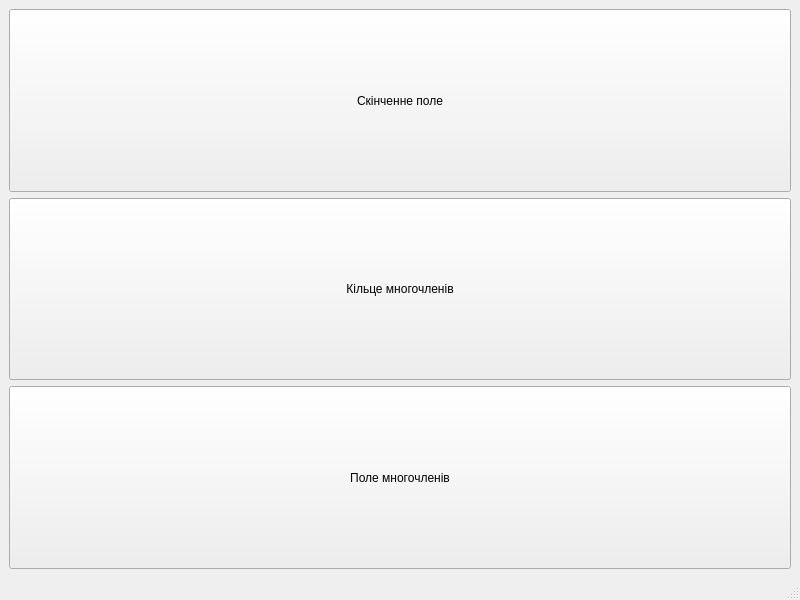
<?xml version="1.0" encoding="UTF-8"?>
<ui version="4.0">
 <class>MainWindow</class>
 <widget class="QMainWindow" name="MainWindow">
  <property name="geometry">
   <rect>
    <x>0</x>
    <y>0</y>
    <width>800</width>
    <height>600</height>
   </rect>
  </property>
  <property name="windowTitle">
   <string>MainWindow</string>
  </property>
  <widget class="QWidget" name="centralwidget">
   <layout class="QVBoxLayout" name="verticalLayout">
    <item>
     <widget class="QPushButton" name="pushButton_FiniteField">
      <property name="sizePolicy">
       <sizepolicy hsizetype="Minimum" vsizetype="Preferred">
        <horstretch>0</horstretch>
        <verstretch>0</verstretch>
       </sizepolicy>
      </property>
      <property name="text">
       <string>Скінченне поле</string>
      </property>
     </widget>
    </item>
    <item>
     <widget class="QPushButton" name="pushButton_PolynomialRings">
      <property name="sizePolicy">
       <sizepolicy hsizetype="Minimum" vsizetype="Preferred">
        <horstretch>0</horstretch>
        <verstretch>0</verstretch>
       </sizepolicy>
      </property>
      <property name="text">
       <string>Кільце многочленів</string>
      </property>
     </widget>
    </item>
    <item>
     <widget class="QPushButton" name="pushButton_3">
      <property name="sizePolicy">
       <sizepolicy hsizetype="Minimum" vsizetype="Preferred">
        <horstretch>0</horstretch>
        <verstretch>0</verstretch>
       </sizepolicy>
      </property>
      <property name="text">
       <string>Поле многочленів</string>
      </property>
     </widget>
    </item>
   </layout>
  </widget>
  <widget class="QMenuBar" name="menubar">
   <property name="geometry">
    <rect>
     <x>0</x>
     <y>0</y>
     <width>800</width>
     <height>26</height>
    </rect>
   </property>
  </widget>
  <widget class="QStatusBar" name="statusbar"/>
 </widget>
 <resources/>
 <connections/>
</ui>
